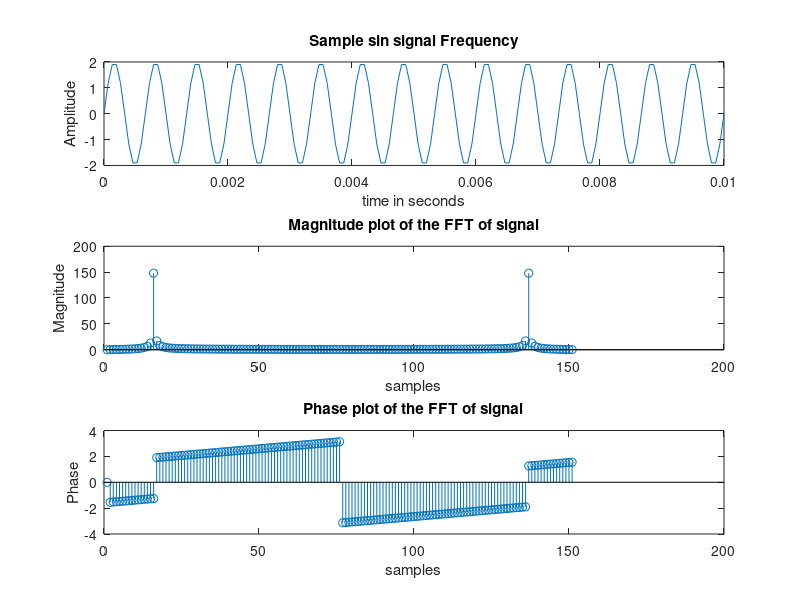

Here is the MATLAB script that generated this plot:
% %%%%%%%%%%%%%%%%%%%%%%%%%%%%%%%%%%%%%%%%%%%%%%%%%%%%%%%%%%%%
% Author: Ronak Agrawal
% Signal Modulation Analysis (Carrier, Sampling) using Fast fourier Transform
% Input: sine wave original signal with unknown particular or varying frequencies, sampling frequency, period of signal
% output: Magnitude, Phase plots for the given signal. To know thw unknown frequencies of the signal.
% 
% %%%%%%%%%%%%%%%%%%%%%%%%%%%%%%%%%%%%%%%%%%%%%%%%%%%%%%%%%%%%

clc
clear all
close all

% Initialization
amplitude = 2;
carrier_frequency = 1500; % Fc can be any frequency(s). Here we consider it within the audible range 0-4kHz
sampling_frequency = carrier_frequency * 10; % sampling frequency should be much higher while simuation (Acc to Nyquist Criteria Fs >= 2.fc)
period_of_signal = 0.010; %time is 10 ms
samples_points = 0:1/sampling_frequency:period_of_signal; %n (time)
number_of_samples = length(samples_points);
resolution = sampling_frequency / number_of_samples; % resolution = Fs/N, very important parameter to decide unknown frequencies

% Generating a signal
signal = amplitude.*sin(2*pi*carrier_frequency*samples_points); %signal = sin(2*pi*fc*n), f <= fs/2

% Plotting the given signal
subplot(3,1,1);
plot(samples_points,signal);
title('Sample sin signal Frequency');
xlabel('time in seconds')
ylabel('Amplitude')

% Plotting the magnitude of FFT of the signal
subplot(3,1,2);
stem(abs(fft(signal)));
title('Magnitude plot of the FFT of signal');
xlabel('samples')
ylabel('Magnitude')

% Plotting the phase of FFT of the signal
subplot(3,1,3);
stem(angle(fft(signal)));
title('Phase plot of the FFT of signal');
xlabel('samples')
ylabel('Phase')

% Analysis
resolution



